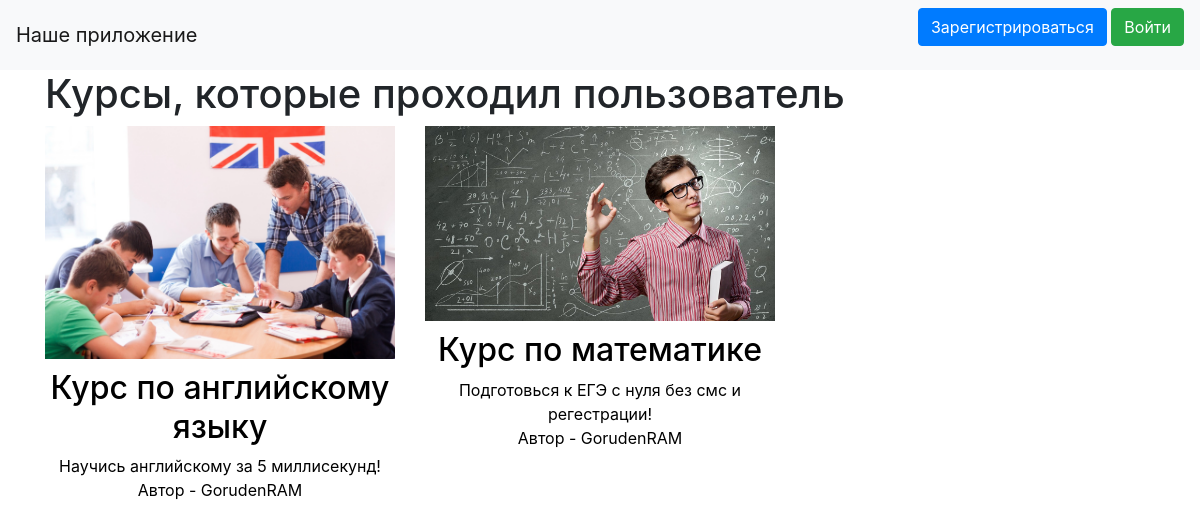
Page /user/1 on the committed database.
### data/courses.py (models this page shows)
class Course(SqlAlchemyBase):
    __tablename__ = 'courses'
    id = sqlalchemy.Column(sqlalchemy.Integer,
                           primary_key=True, autoincrement=True)
    title = sqlalchemy.Column(sqlalchemy.String)
    theme = sqlalchemy.Column(sqlalchemy.String)
    content = sqlalchemy.Column(sqlalchemy.String)
    created_date = sqlalchemy.Column(sqlalchemy.DateTime,
                                     default=datetime.datetime.now)
    is_private = sqlalchemy.Column(sqlalchemy.Boolean)
    user_id = sqlalchemy.Column(sqlalchemy.Integer,
                                sqlalchemy.ForeignKey("users.id"))
    img = sqlalchemy.Column(sqlalchemy.String)
    user = orm.relation('User')

### data/users.py (models this page shows, shortened)
class User(SqlAlchemyBase, UserMixin):
    __tablename__ = 'users'
    id = sqlalchemy.Column(sqlalchemy.Integer,
                           primary_key=True, autoincrement=True)
    name = sqlalchemy.Column(sqlalchemy.String)
    email = sqlalchemy.Column(sqlalchemy.String,
                              index=True, unique=True)
    hashed_password = sqlalchemy.Column(sqlalchemy.String)
    created_date = sqlalchemy.Column(sqlalchemy.DateTime,
                                     default=datetime.datetime.now)
    is_admin = sqlalchemy.Column(sqlalchemy.Boolean, default=0)
    test_results_json = sqlalchemy.Column(sqlalchemy.JSON, default={})
    last_chapters_json = sqlalchemy.Column(sqlalchemy.JSON, default={})

### main.py (the view)
@app.route("/user/<id>")
def user(id):
    try:
        db_sess = db_session.create_session()
        user = db_sess.query(User).filter(User.id == id)[0]
        user_courses = db_sess.query(Course).filter(Course.id.in_(user.last_chapters_json))
        return render_template("user.html", user=user,
                               user_courses=user_courses)
    except Exception:
        return render_template('error.html')

### data/db_session.py (called while the page is built)
def create_session() -> Session:
    global __factory
    return __factory()

### templates/user.html
{% extends "base.html" %}
{% block content %}
<h1>Курсы, которые проходил пользователь</h1>
<div class="row">
    <div class="col-md-12 curses">
        <div class="row">
    {% for item in user_courses %}
            <div class="col-md-4 curse">
                    <a class="course__wrapper" href="/course/{{item.id}}/0">
                    <img class="course__img" src=../{{item.img}} alt='Здесь должно быть изображение, но оно пропало'/>
                    <h2 class="course__title">{{item.title}}</h2>
                    <div class="course__content">
                        {{item.content}}
                    </div>
                    <div class="course__author">
                        Автор - {{item.user.name}}
                    </div>
                </a>
            </div>
    {% endfor %}
        </div>
    </div>
</div>
{% endblock %}

### static/css/style.css (style rules this page uses)
.course__wrapper { text-decoration: none; color: #000; text-align: center; }
.course__img { padding-bottom: 10px; max-width: 100%; }
.course__title { padding: 0px; }
.course__content { padding: 0px; }
.course__author { padding: 0px; }

### rows in the picture
Course: img (picture), title "Курс по английскому языку", content "Научись английскому за 5 миллисекунд!", user.name "GorudenRAM"
Course: img (picture), title "Курс по математике", content "Подготовься к ЕГЭ с нуля без смс и регестрации!", user.name "GorudenRAM"
